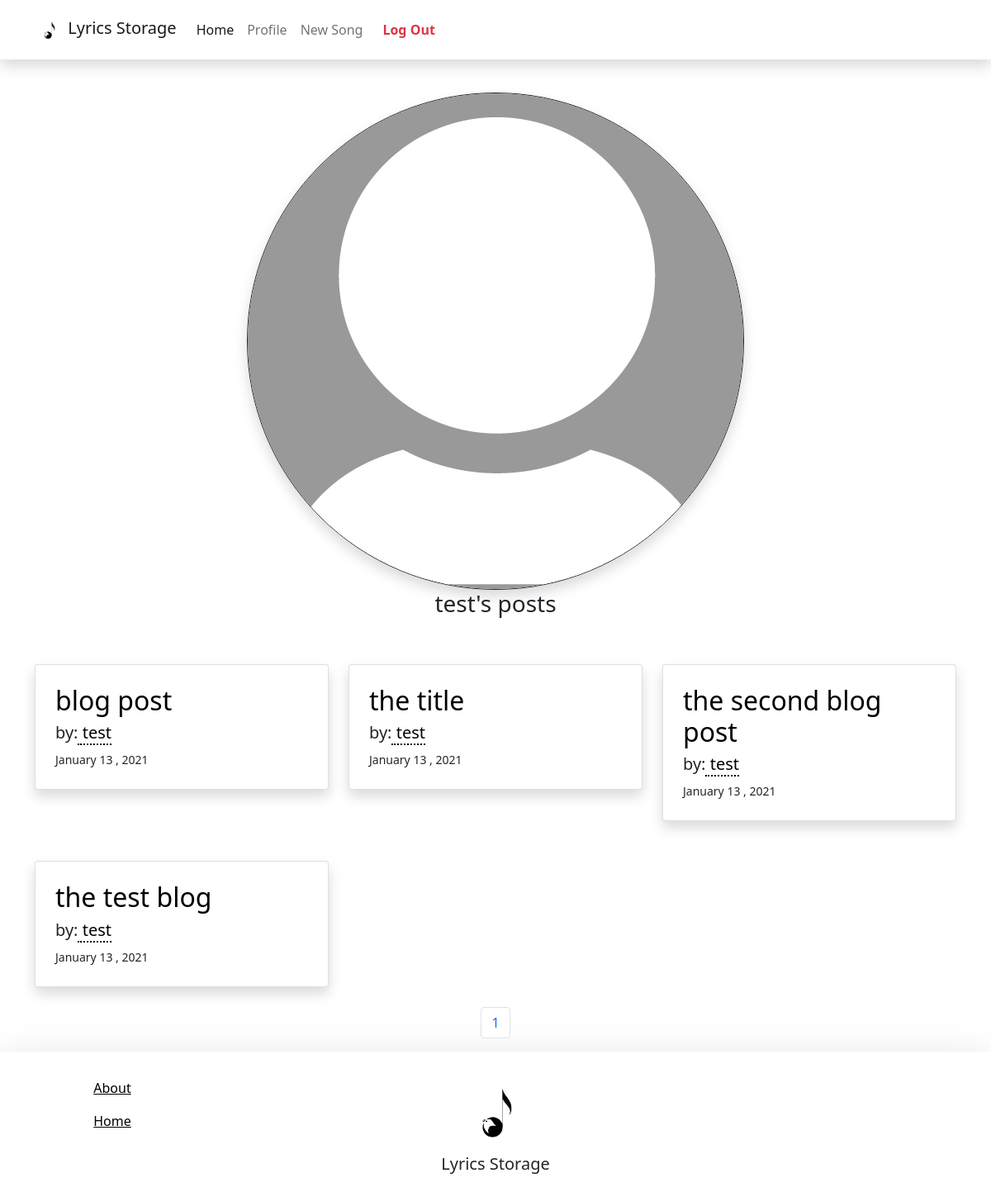
/test (signed in), run on the app's committed database.
### flasksong/models.py (models this page shows, shortened)
class User( db.Model , UserMixin ):
        __tablename__ = 'users'
        id = db.Column( db.Integer , primary_key = True )
        profile_pic = db.Column( db.String(64) , nullable = False , default = 'default_profile.png' )
        email = db.Column( db.String(64) , unique = True , index = True )
        username = db.Column( db.String(64) , unique = True , index = True )
        password = db.Column ( db.String(128) )
        posts = db.relationship ( 'BlogPost' , backref = 'author' , lazy = True )

class BlogPost( db.Model ):
        users = db.relationship( User )
        id = db.Column ( db.Integer , primary_key = True )
        userId = db.Column ( db.Integer , db.ForeignKey('users.id') , nullable = False )
        date = db.Column ( db.DateTime , nullable = False , default = datetime.utcnow )
        title = db.Column ( db.String(128) , nullable = False )
        text = db.Column ( db.Text , nullable = False )

### flasksong/users/views.py (the view)
@users.route('/<username>')
def user_posts(username):
        page = request.args.get('page' , 1 , type=int)
        user =  User.query.filter_by(username = username).first_or_404()
        posts = BlogPost.query.filter_by(author = user).order_by(BlogPost.date.desc()).paginate(page=page , per_page =9)
        return render_template('user_posts.html' , posts = posts , user = user)

### flasksong/models.py (called while the page is built)
@login_manager.user_loader
def user_login(userId):
        return User.query.get(userId)

### flasksong/templates/user_posts.html (shortened to what this page needs)
{% extends 'base.html' %}
{% block content %}
        <br/>
        <div align="center">
                <img src='{{url_for("static" , filename="profilePics/" + user.profile_pic )}}' class="shadow rounded-circle border border-dark" >
                <h3> {{user.username}}'s posts </h3>
        </div>
        <br>
        <div class="row">
        {% for post in posts.items %}
                <div class="col-12 col-md-6 col-lg-4">
                        <div class = 'card p-2 my-4 shadow'>
                                <div class = 'card-body'>
                                        <a href="{{url_for('blog_posts.blog_post' , blog_id = post.id)}}" class='links'>
                                                <h2 class='card-title'>
                                                        {{post.title}}
                                                </h2>
                                        </a>
                                        <h5>
                                                by:<a class='card-title links'
                                                href="{{url_for('users.user_posts' , username = post.author.username)}}">
                                                        {{post.author.username}}
                                                </a>
                                        </h5>
                                        <small>{{post.date.strftime('%B %d , %Y')}}</small>
                                </div>
                        </div>
                </div>
        {% endfor %}
        </div>
        <nav aria-label="Page Navigation example">
                <ul class="pagination justify-content-center">
                        {% for page in posts.iter_pages(left_edge = 1 , right_edge = 1 , left_current = 1 , right_current = 2) %}
                                {% if posts.page == page_num %}
                                        <li class="page-item disabled">
                                                <a href="{{url_for('users.user_posts' , username = user.username , page = page)}}"
                                                class="page-link"> {{page}}</a>
                                        </li>
                                {% else %}
                                        <li class="page-item">
                                                <a href="{{url_for('users.user_posts' , username = user.username , page = page)}}"
                                                class="page-link"> {{page}}</a>
                                        </li>
                                {% endif %}
                        {% endfor %}
                </ul>
        </nav>
{% endblock %}

### flasksong/static/stylesheets/styles.css (style rules this page uses)
.links { text-decoration: none; color: black; border-bottom: 2px dotted; }

### data on the page
User: profile_pic (placeholder picture), username "test"
BlogPost: title "blog post", author.username "test", date "January 13 , 2021"
BlogPost: title "the title", author.username "test", date "January 13 , 2021"
BlogPost: title "the second blog post", author.username "test", date "January 13 , 2021"
BlogPost: title "the test blog", author.username "test", date "January 13 , 2021"

### other printed values
{{ page }} "1"
